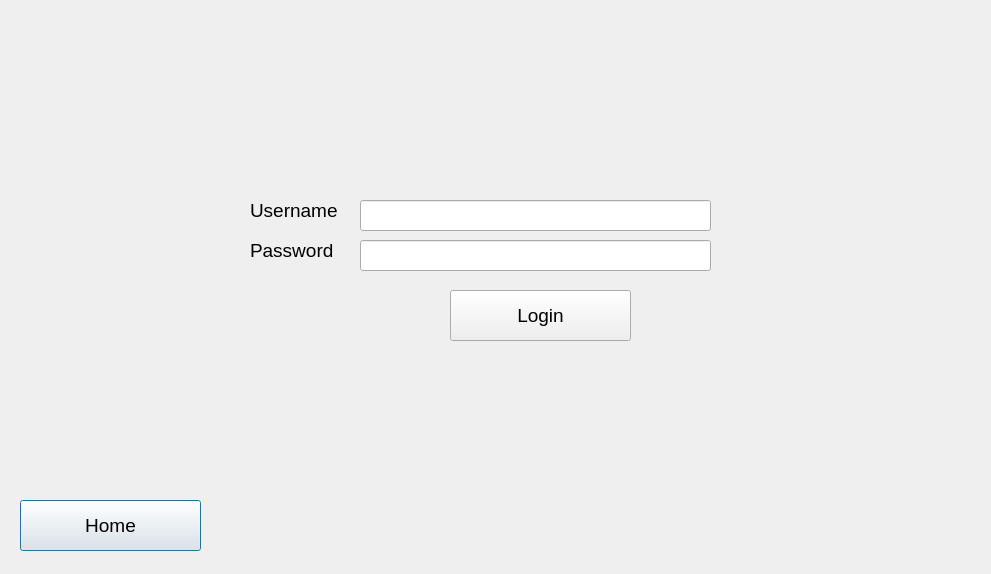
<?xml version="1.0" encoding="UTF-8"?>
<ui version="4.0">
 <class>Login</class>
 <widget class="QDialog" name="Login">
  <property name="geometry">
   <rect>
    <x>0</x>
    <y>0</y>
    <width>991</width>
    <height>574</height>
   </rect>
  </property>
  <property name="windowTitle">
   <string>Dialog</string>
  </property>
  <widget class="QPushButton" name="Home_PushButton">
   <property name="geometry">
    <rect>
     <x>20</x>
     <y>500</y>
     <width>181</width>
     <height>51</height>
    </rect>
   </property>
   <property name="font">
    <font>
     <pointsize>14</pointsize>
    </font>
   </property>
   <property name="text">
    <string>Home</string>
   </property>
  </widget>
  <widget class="QPushButton" name="Login_PushButton">
   <property name="geometry">
    <rect>
     <x>450</x>
     <y>290</y>
     <width>181</width>
     <height>51</height>
    </rect>
   </property>
   <property name="font">
    <font>
     <pointsize>14</pointsize>
    </font>
   </property>
   <property name="text">
    <string>Login</string>
   </property>
  </widget>
  <widget class="QLineEdit" name="Username_LineEdit">
   <property name="geometry">
    <rect>
     <x>360</x>
     <y>200</y>
     <width>351</width>
     <height>31</height>
    </rect>
   </property>
   <property name="font">
    <font>
     <pointsize>14</pointsize>
    </font>
   </property>
  </widget>
  <widget class="QLineEdit" name="Password_LineEdit">
   <property name="geometry">
    <rect>
     <x>360</x>
     <y>240</y>
     <width>351</width>
     <height>31</height>
    </rect>
   </property>
   <property name="font">
    <font>
     <pointsize>14</pointsize>
    </font>
   </property>
  </widget>
  <widget class="QLabel" name="label">
   <property name="geometry">
    <rect>
     <x>250</x>
     <y>200</y>
     <width>91</width>
     <height>21</height>
    </rect>
   </property>
   <property name="font">
    <font>
     <pointsize>14</pointsize>
    </font>
   </property>
   <property name="text">
    <string>Username</string>
   </property>
  </widget>
  <widget class="QLabel" name="label_2">
   <property name="geometry">
    <rect>
     <x>250</x>
     <y>240</y>
     <width>91</width>
     <height>20</height>
    </rect>
   </property>
   <property name="font">
    <font>
     <pointsize>14</pointsize>
    </font>
   </property>
   <property name="text">
    <string>Password</string>
   </property>
  </widget>
 </widget>
 <resources/>
 <connections/>
</ui>
